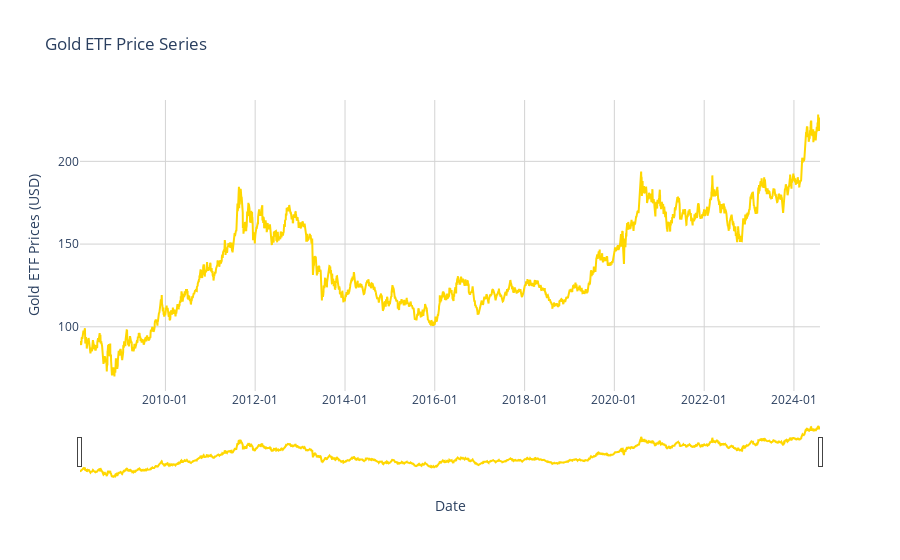

The notebook cell this image was saved under:
### Code cell
# Create an interactive plot of the Gold ETF price using Plotly
fig = go.Figure()

# Add a trace to plot the 'Close' price as a line graph
fig.add_trace(go.Scatter(
    x=data.index, 
    y=data['Close'], 
    mode='lines', 
    name='Gold ETF', 
    line=dict(color='gold', width=2),
    hoverinfo='x+y'  # Show date and price on hover
))

# Customize plot layout with titles, gridlines, and a range slider for zooming
fig.update_layout(
    title='Gold ETF Price Series',
    xaxis_title='Date',
    yaxis_title='Gold ETF Prices (USD)',
    plot_bgcolor='white',
    xaxis=dict(
        showgrid=True, 
        gridcolor='lightgrey',
        tickformat='%Y-%m',  # Display dates as year and month
        rangeslider=dict(visible=True)  # Enable a range slider
    ),
    yaxis=dict(
        showgrid=True, 
        gridcolor='lightgrey'
    ),
    font=dict(size=12),
    hovermode='x unified'  # Show hover information across all traces at once
)

# Display the interactive plot
fig.show()

### Figure 1 — Plotly figure (JSON) as saved in the notebook; plotly's stock layout.template omitted (floating-point values rounded to 4 significant figures; data arrays with more than 128 entries replaced by an {"elided": "..."} marker saying what was removed)
{"data": [{"hoverinfo": "x+y", "line": {"color": "gold", "width": 2}, "mode": "lines", "name": "Gold ETF", "type": "scatter", "x": {"elided": "4146 str values"}, "y": {"elided": "4146 float values"}}], "layout": {"font": {"size": 12}, "hovermode": "x unified", "plot_bgcolor": "white", "title": {"text": "Gold ETF Price Series"}, "xaxis": {"gridcolor": "lightgrey", "rangeslider": {"visible": true}, "showgrid": true, "tickformat": "%Y-%m", "title": {"text": "Date"}}, "yaxis": {"gridcolor": "lightgrey", "showgrid": true, "title": {"text": "Gold ETF Prices (USD)"}}}}
